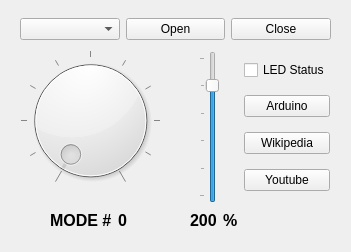
<?xml version="1.0" encoding="UTF-8"?>
<ui version="4.0">
 <class>MainWindow</class>
 <widget class="QMainWindow" name="MainWindow">
  <property name="geometry">
   <rect>
    <x>0</x>
    <y>0</y>
    <width>351</width>
    <height>252</height>
   </rect>
  </property>
  <property name="sizePolicy">
   <sizepolicy hsizetype="Fixed" vsizetype="Fixed">
    <horstretch>0</horstretch>
    <verstretch>0</verstretch>
   </sizepolicy>
  </property>
  <property name="windowTitle">
   <string>worlDeck</string>
  </property>
  <property name="toolTip">
   <string/>
  </property>
  <property name="whatsThis">
   <string/>
  </property>
  <property name="windowFilePath">
   <string/>
  </property>
  <widget class="QWidget" name="centralwidget">
   <widget class="QDial" name="dialLED">
    <property name="geometry">
     <rect>
      <x>20</x>
      <y>50</y>
      <width>141</width>
      <height>141</height>
     </rect>
    </property>
    <property name="maximum">
     <number>10</number>
    </property>
    <property name="pageStep">
     <number>10</number>
    </property>
    <property name="wrapping">
     <bool>false</bool>
    </property>
    <property name="notchTarget">
     <double>3.699999999999999</double>
    </property>
    <property name="notchesVisible">
     <bool>true</bool>
    </property>
   </widget>
   <widget class="QWidget" name="layoutWidget">
    <property name="geometry">
     <rect>
      <x>20</x>
      <y>14</y>
      <width>311</width>
      <height>31</height>
     </rect>
    </property>
    <layout class="QHBoxLayout" name="horizontalLayout">
     <item>
      <widget class="QComboBox" name="comL"/>
     </item>
     <item>
      <widget class="QPushButton" name="openB">
       <property name="text">
        <string>Open</string>
       </property>
      </widget>
     </item>
     <item>
      <widget class="QPushButton" name="closeB">
       <property name="text">
        <string>Close</string>
       </property>
      </widget>
     </item>
    </layout>
   </widget>
   <widget class="QWidget" name="layoutWidget">
    <property name="geometry">
     <rect>
      <x>50</x>
      <y>210</y>
      <width>84</width>
      <height>21</height>
     </rect>
    </property>
    <layout class="QHBoxLayout" name="horizontalLayout_3">
     <item>
      <widget class="QLabel" name="labelMode">
       <property name="font">
        <font>
         <pointsize>12</pointsize>
         <weight>75</weight>
         <bold>true</bold>
        </font>
       </property>
       <property name="text">
        <string>MODE #</string>
       </property>
      </widget>
     </item>
     <item>
      <widget class="QLabel" name="labelModeInt">
       <property name="font">
        <font>
         <pointsize>12</pointsize>
         <weight>75</weight>
         <bold>true</bold>
        </font>
       </property>
       <property name="text">
        <string>0</string>
       </property>
      </widget>
     </item>
    </layout>
   </widget>
   <widget class="QWidget" name="">
    <property name="geometry">
     <rect>
      <x>190</x>
      <y>210</y>
      <width>57</width>
      <height>21</height>
     </rect>
    </property>
    <layout class="QHBoxLayout" name="horizontalLayout_2">
     <item>
      <widget class="QLabel" name="labelBRTInt">
       <property name="font">
        <font>
         <pointsize>12</pointsize>
         <weight>75</weight>
         <bold>true</bold>
        </font>
       </property>
       <property name="text">
        <string>200</string>
       </property>
      </widget>
     </item>
     <item>
      <widget class="QLabel" name="labelBRT_2">
       <property name="font">
        <font>
         <pointsize>12</pointsize>
         <weight>75</weight>
         <bold>true</bold>
        </font>
       </property>
       <property name="text">
        <string>%</string>
       </property>
      </widget>
     </item>
    </layout>
   </widget>
   <widget class="QWidget" name="">
    <property name="geometry">
     <rect>
      <x>181</x>
      <y>51</y>
      <width>149</width>
      <height>152</height>
     </rect>
    </property>
    <layout class="QHBoxLayout" name="horizontalLayout_4">
     <item>
      <spacer name="horizontalSpacer_2">
       <property name="orientation">
        <enum>Qt::Horizontal</enum>
       </property>
       <property name="sizeHint" stdset="0">
        <size>
         <width>40</width>
         <height>20</height>
        </size>
       </property>
      </spacer>
     </item>
     <item>
      <widget class="QSlider" name="sliderBRT">
       <property name="inputMethodHints">
        <set>Qt::ImhNone</set>
       </property>
       <property name="maximum">
        <number>250</number>
       </property>
       <property name="singleStep">
        <number>10</number>
       </property>
       <property name="value">
        <number>200</number>
       </property>
       <property name="orientation">
        <enum>Qt::Vertical</enum>
       </property>
       <property name="tickPosition">
        <enum>QSlider::TicksAbove</enum>
       </property>
       <property name="tickInterval">
        <number>50</number>
       </property>
      </widget>
     </item>
     <item>
      <spacer name="horizontalSpacer">
       <property name="orientation">
        <enum>Qt::Horizontal</enum>
       </property>
       <property name="sizeHint" stdset="0">
        <size>
         <width>40</width>
         <height>20</height>
        </size>
       </property>
      </spacer>
     </item>
     <item>
      <layout class="QVBoxLayout" name="verticalLayout">
       <item>
        <widget class="QCheckBox" name="checkL">
         <property name="text">
          <string>LED Status</string>
         </property>
        </widget>
       </item>
       <item>
        <widget class="QPushButton" name="btn3">
         <property name="text">
          <string>Arduino</string>
         </property>
        </widget>
       </item>
       <item>
        <widget class="QPushButton" name="btn2">
         <property name="text">
          <string>Wikipedia</string>
         </property>
        </widget>
       </item>
       <item>
        <widget class="QPushButton" name="btn1">
         <property name="text">
          <string>Youtube</string>
         </property>
        </widget>
       </item>
      </layout>
     </item>
    </layout>
   </widget>
  </widget>
 </widget>
 <resources/>
 <connections/>
</ui>
